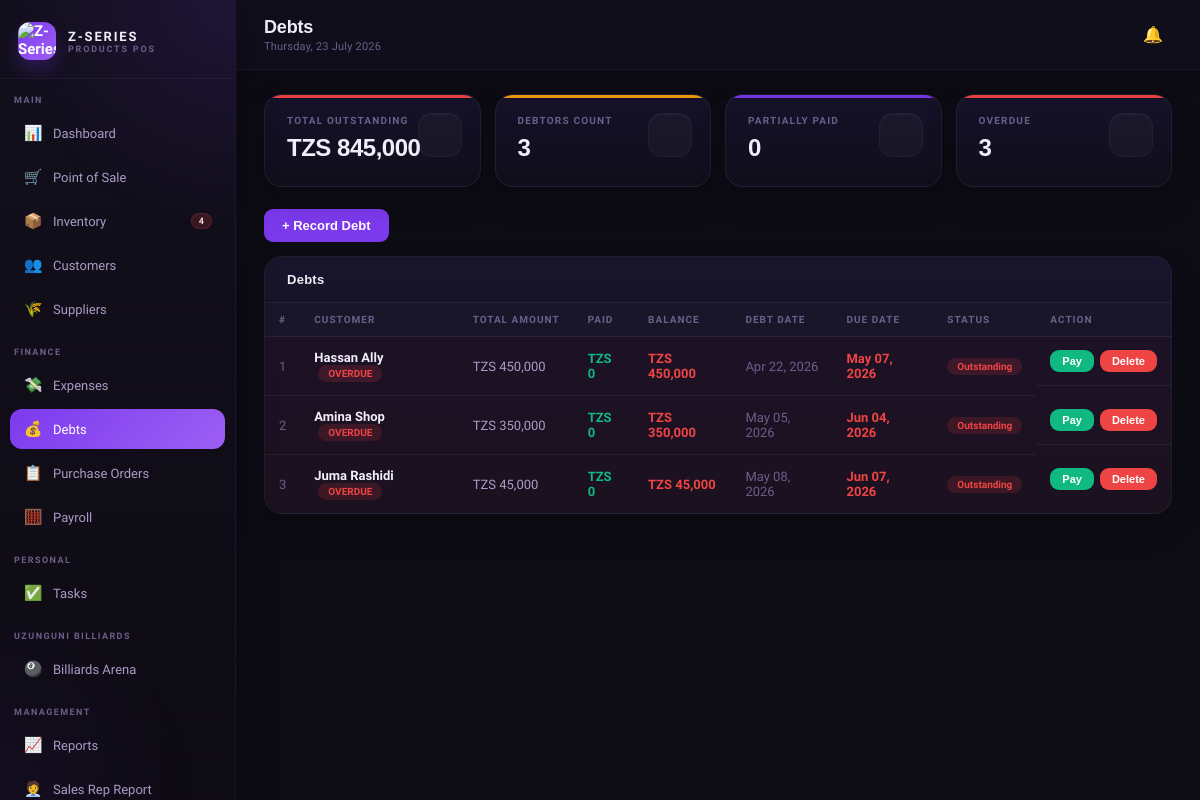
Page /debts.php (signed in) on the committed database.
### tables this page shows
CREATE TABLE debts (
  id INT AUTO_INCREMENT PRIMARY KEY,
  customer_id INT,
  customer_name VARCHAR(150),
  sale_id INT,
  amount DECIMAL(12,2) NOT NULL,
  amount_paid DECIMAL(12,2) DEFAULT 0,
  balance DECIMAL(12,2),
  description TEXT,
  debt_date DATE,
  due_date DATE,
  status ENUM('outstanding','partial','cleared') DEFAULT 'outstanding',
  created_at TIMESTAMP DEFAULT CURRENT_TIMESTAMP,
  FOREIGN KEY (customer_id) REFERENCES customers(id),
  FOREIGN KEY (sale_id) REFERENCES sales(id)
);

### config.php (called while the page is built, shortened)
<?php
function tzs($amount) {
    return 'TZS ' . number_format($amount, 0, '.', ',');
}
?>

### debts.php (the view, shortened to what this page needs)
<?php
require_once 'includes/header.php';
$debts = $conn->query("SELECT * FROM debts ORDER BY FIELD(status,'outstanding','partial','cleared'), debt_date ASC");
$stats = $conn->query("SELECT COALESCE(SUM(balance),0) as total, COUNT(*) as count, SUM(status='partial') as partial, SUM(DATEDIFF(CURDATE(),due_date)>0 AND status!='cleared') as overdue FROM debts WHERE status != 'cleared'")->fetch_assoc();
?>
<div class="stats-grid">
  <div class="stat-card red"><div class="stat-label">Total Outstanding</div><div class="stat-value"><?=tzs($stats['total'])?></div><div class="stat-icon"></div></div>
  <div class="stat-card amber"><div class="stat-label">Debtors Count</div><div class="stat-value"><?=$stats['count']?></div><div class="stat-icon"></div></div>
  <div class="stat-card purple"><div class="stat-label">Partially Paid</div><div class="stat-value"><?=$stats['partial']?></div><div class="stat-icon"></div></div>
  <div class="stat-card red"><div class="stat-label">Overdue</div><div class="stat-value"><?=$stats['overdue']?></div><div class="stat-icon"></div></div>
</div>
<div style="margin-bottom:14px"><button class="btn btn-primary" onclick="openModal('add-debt-modal')">+ Record Debt</button></div>
<div class="card"><div class="card-header"><span class="card-title">Debts</span></div>
<div class="table-wrap"><table><thead><tr><th>#</th><th>Customer</th><th>Total Amount</th><th>Paid</th><th>Balance</th><th>Debt Date</th><th>Due Date</th><th>Status</th><th>Action</th></tr></thead>
<tbody><?php $i=1; while($d=$debts->fetch_assoc()):
$cleared = $d['status']==='cleared';
$overdue = !$cleared && $d['due_date'] && strtotime($d['due_date']) < time();
$status_labels = ['outstanding'=>'Outstanding','partial'=>'Partial','cleared'=>'Paid'];
$status_class = $cleared ? 'success' : ($d['status']==='partial'?'warning':'danger');
?>
<tr <?php if(!$cleared): ?>style="cursor:pointer<?=$overdue?';background:rgba(239,68,68,0.04)':''?>" onclick="payDebt(<?=$d['id']?>,<?=$d['balance']?>,'<?=htmlspecialchars($d['customer_name'], ENT_QUOTES)?>','<?=$d['due_date']?:''?>')"<?php else: ?>style="opacity:0.65"<?php endif; ?>>
<td class="text-muted"><?=$i++?></td><td class="td-bold"><?=htmlspecialchars($d['customer_name'])?><?=$overdue?' <span class="badge badge-danger" style="margin-left:4px">OVERDUE</span>':''?></td>
<td><?=tzs($d['amount'])?></td><td class="text-success"><?=tzs($d['amount_paid'])?></td><td class="text-danger"><?=tzs($d['balance'])?></td>
<td class="text-muted"><?=date('M d, Y',strtotime($d['debt_date']))?></td>
<td class="<?=$overdue?'text-danger':''?>"><?=$d['due_date']?date('M d, Y',strtotime($d['due_date'])):'—'?></td>
<td><span class="badge badge-<?=$status_class?>"><?=$status_labels[$d['status']]?></span></td>
<td style="display:flex;gap:6px;align-items:center">
<?php if(!$cleared): ?><button class="btn btn-success btn-sm" onclick="event.stopPropagation();payDebt(<?=$d['id']?>,<?=$d['balance']?>,'<?=htmlspecialchars($d['customer_name'], ENT_QUOTES)?>','<?=$d['due_date']?:''?>')">Pay</button><?php endif; ?>
<?php if(!$d['sale_id']):
$confirm_text = "Delete this debt record for " . htmlspecialchars($d['customer_name'], ENT_QUOTES) . "?";
$confirm_text .= (float)$d['amount_paid'] > 0
  ? " This customer already paid " . number_format($d['amount_paid']) . " TZS toward it — that payment history will be permanently deleted too."
  : " This cannot be undone.";
?>
<form method="POST" style="margin:0" onclick="event.stopPropagation()" data-confirm="<?=$confirm_text?>"><button type="submit" class="btn btn-danger btn-sm">Delete</button></form>
<?php endif; ?>
</td>
</tr>
<?php endwhile; if($debts->num_rows===0):?><tr><td colspan="9" style="text-align:center;padding:30px;color:var(--success)">No debts recorded yet!</td></tr><?php endif;?></tbody></table></div></div>
<?php
require_once 'includes/footer.php'; ?>

### css/style.css (style rules this page uses)
* { margin:0;padding:0;box-sizing:border-box }
:root { --bg:#0D0B14;--bg2:#13101E;--bg3:#1A1628;--bg4:#211D35; --purple:#7C3AED;--purple2:#9D5FF5;--purple3:#5B21B6; --purple-glow:rgba(124,58,237,0.15);--purple-light:rgba(124,58,237,0.08); --text:#F1EEF9;--text2:#A89DC4;--text3:#6B5F8A; --border:rgba(124,58,237,0.18);--border2:rgba(255,255,255,0.06); --success:#10B981;--warning:#F59E0B;--danger:#EF4444;--info:#3B82F6; --card-bg:#16122A; }
body { font-family:'Satoshi',sans-serif;background:var(--bg);color:var(--text);min-height:100vh }
.premium-content .stats-grid, .premium-content .grid-2, .premium-content .grid-3-1, .premium-content .card, .premium-content .filter-bar { position:relative;z-index:1 }
.stats-grid { display:grid;grid-template-columns:repeat(4,1fr);gap:14px;margin-bottom:22px }
.stat-card { background:linear-gradient(180deg,rgba(22,18,42,0.96),rgba(17,14,28,0.98));border:1px solid var(--border2);border-radius:18px;padding:20px 22px;position:relative;overflow:hidden;box-shadow:0 14px 30px rgba(0,0,0,0.18) }
.stat-card::before { content:'';position:absolute;top:0;left:0;right:0;height:3px;opacity:0.95 }
.stat-card.purple::before { background:var(--purple) }
.stat-card.amber::before { background:var(--warning) }
.stat-card.red::before { background:var(--danger) }
.stat-label { font-size:10px;font-weight:700;color:var(--text3);text-transform:uppercase;letter-spacing:0.12em;margin-bottom:8px }
.stat-value { font-size:24px;font-weight:800;color:var(--text);font-family:'Syne',sans-serif;margin-bottom:4px;letter-spacing:-0.02em }
.stat-icon { position:absolute;right:18px;top:18px;width:44px;height:44px;border-radius:14px;display:flex;align-items:center;justify-content:center;font-size:20px;opacity:1;background:rgba(255,255,255,0.03);border:1px solid rgba(255,255,255,0.04);box-shadow:inset 0 1px 0 rgba(255,255,255,0.03) }
.card { background:linear-gradient(180deg,rgba(22,18,42,0.96),rgba(19,16,30,0.98));border:1px solid var(--border2);border-radius:18px;overflow:hidden;margin-bottom:16px;box-shadow:0 14px 30px rgba(0,0,0,0.16) }
.card-header { padding:15px 22px;border-bottom:1px solid var(--border2);display:flex;align-items:center;justify-content:space-between;background:rgba(255,255,255,0.01) }
.card-title { font-size:13px;font-weight:800;color:var(--text);font-family:'Syne',sans-serif;letter-spacing:0.02em }
.table-wrap { overflow-x:auto }
table { width:100%;border-collapse:collapse }
th { padding:11px 14px;text-align:left;font-size:10px;font-weight:800;color:var(--text3);text-transform:uppercase;letter-spacing:0.1em;border-bottom:1px solid var(--border2);background:rgba(255,255,255,0.02);white-space:nowrap }
td { padding:13px 14px;font-size:13px;color:var(--text2);border-bottom:1px solid var(--border2);vertical-align:middle }
tr:last-child td { border-bottom:none }
.td-bold { color:var(--text);font-weight:600 }
.badge { padding:3px 10px;border-radius:99px;font-size:10px;font-weight:700;display:inline-block;white-space:nowrap }
.badge-danger { background:rgba(239,68,68,0.15);color:var(--danger) }
.text-success { color:var(--success);font-weight:700 }
.text-danger { color:var(--danger);font-weight:700 }
.text-muted { color:var(--text3) }
.btn { padding:9px 18px;border-radius:9px;border:none;font-size:13px;font-weight:600;cursor:pointer;font-family:'DM Sans',sans-serif;transition:all 0.15s;text-decoration:none;display:inline-flex;align-items:center;gap:6px }
.btn-primary { background:var(--purple);color:white }
.btn-danger { background:var(--danger);color:white }
.btn-success { background:var(--success);color:white }
.btn-sm { padding:5px 12px;font-size:11px }
.table-wrap td .btn, .table-wrap td form { display:inline-flex;align-items:center }
.table-wrap td form { margin-left:6px }
.table-wrap td form button { margin:0 }

### rows in the picture
debts: customer_name "Hassan Ally", shows "OVERDUE", amount "TZS 450,000", amount_paid "TZS 0", balance "TZS 450,000", debt_date "Apr 22, 2026", due_date "May 07, 2026", status "Outstanding"
debts: customer_name "Amina Shop", shows "OVERDUE", amount "TZS 350,000", amount_paid "TZS 0", balance "TZS 350,000", debt_date "May 05, 2026", due_date "Jun 04, 2026", status "Outstanding"
debts: customer_name "Juma Rashidi", shows "OVERDUE", amount "TZS 45,000", amount_paid "TZS 0", balance "TZS 45,000", debt_date "May 08, 2026", due_date "Jun 07, 2026", status "Outstanding"

### other values in the picture
$low_stock_count "4"
$page_title "Debts"
tzs($stats['total']) "TZS 845,000"
$stats['count'] "3"
$stats['partial'] "0"
$stats['overdue'] "3"
